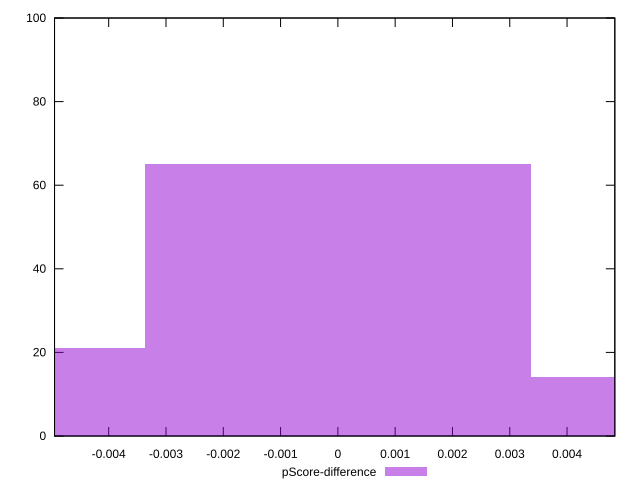

Write gnuplot code to recreate this figure.
reset

$pScoreDifference <<EOF
0 65
-0.006739549662871957 21
0.006739549662871957 14
EOF

set key outside below
set boxwidth 0.006739549662871957
set xrange [-0.004945204192296826:0.004833799024380081]
set yrange [0:100]
set trange [0:100]
set style fill transparent solid 0.5 noborder
set terminal svg size 640, 490 enhanced background rgb 'white'
set output "report_00015_2021-02-09T16-11-33.973Z/first-contentful-paint/samples/pages+cached/pScore-difference/histogram.svg"

plot $pScoreDifference title "pScore-difference" with boxes

reset
